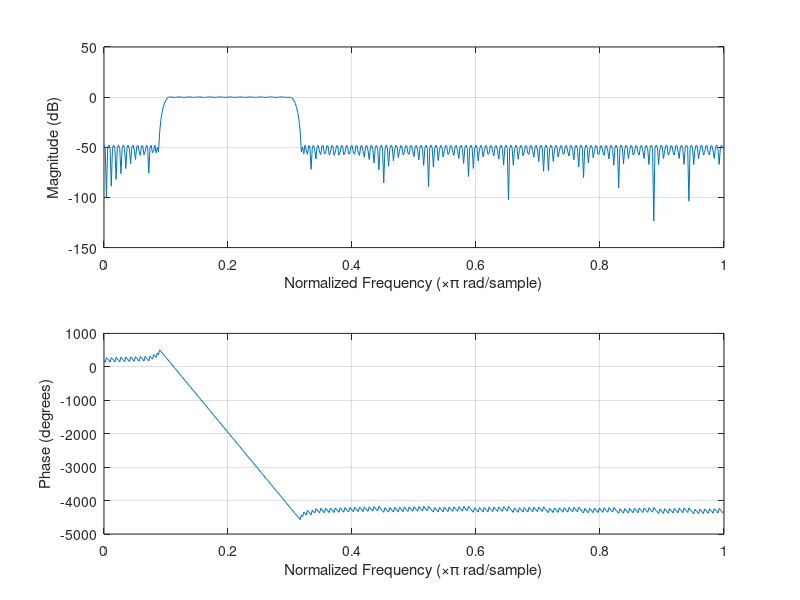

Recreate this plot in MATLAB. (Note: this script raises an error after producing the figure.)
% FIR
% filter specification
%-----------------------------------------
rp = 0.5;  % ripple of passband
sa = 48;    % minimum stopband attenuation
fs = 8000;  % sampling_frq
f = [355 415 1200 1270];    % cutoff freqs (for each transition)
a = [0 1 0];    % desired amplitudes at the bands defined in f

% Approximating filter order and generating coefficients
%--------------------------------
%equation to calc the max deviation allowable for each band
dev_rp = (10^(rp/20)-1)/(10^(rp/20)+1);
dev_sa = (10^(-sa/20));
dev = [dev_sa dev_rp dev_sa];

%firpmord estimates the order(n); frequency(fo); amplitude(ao) and weights(w)
%required for fileter of the specification above
[n,fo,ao,w] = firpmord(f,a,dev,fs);

%firpm(N,F,A,W) returns a filter of order N+1 i.e. length (b) = N+1
%therefore, we need a buffer of size length(b) in our C code
b = firpm(n,fo,ao,w);

freqz(b)


fvtool(b);

%writing buffer size and coefficient values to a 'fir_coef.txt'
write_b = topen('fir_coef.txt','wt');

%this prints out the length of the butter required for the filter in C
fprintf(write_b,'#define N %d\n', length(b));
fprintf(write_b,'double b[] = (');

for i = 1: length(b)-1
    fprintf(write_b,'%e, ',b(i));
end
fprintf(write_b,'%c); \n', b(length(b)));
fclose('all');

